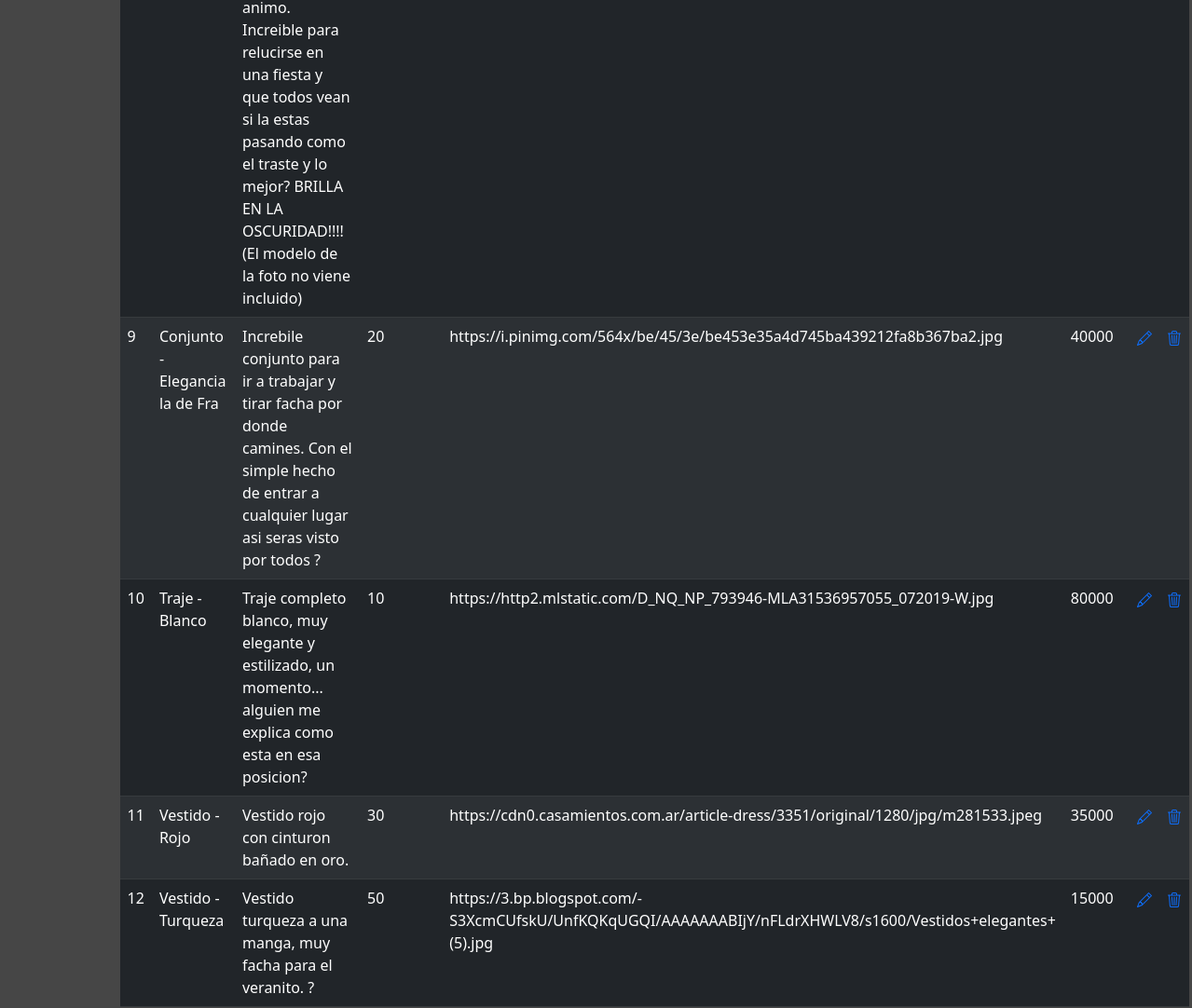
The page /Vista/Deposito/listaProductos.php (middle part) on the database as committed earlier.
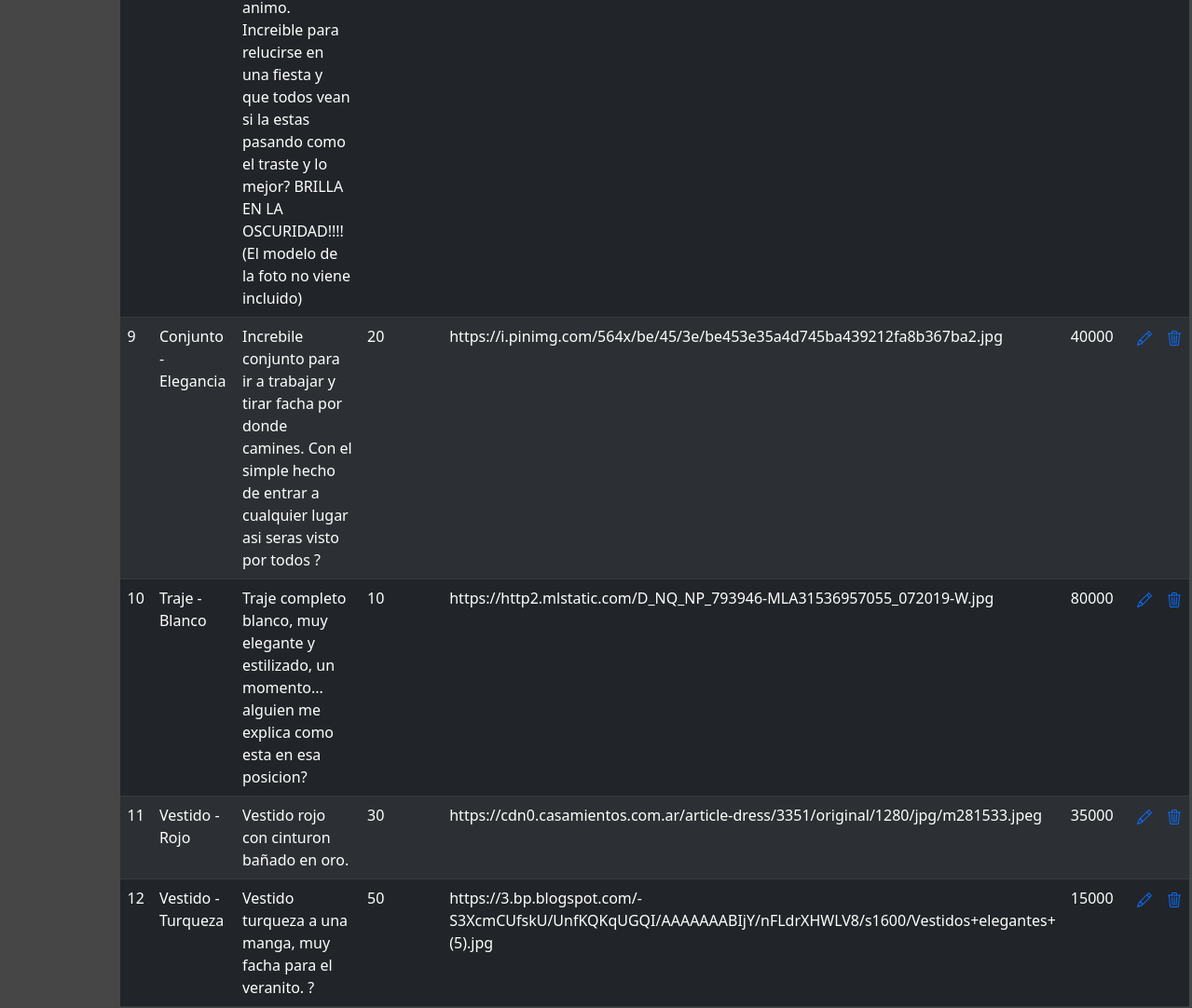
The same page on the database as committed later.
### tables this page shows
CREATE TABLE IF NOT EXISTS `producto` (
  `idProducto` bigint(20) NOT NULL AUTO_INCREMENT,
  `proNombre` varchar(30) NOT NULL,
  `proDetalle` varchar(512) NOT NULL,
  `proCantStock` int(11) NOT NULL,
  `proPrecio` int(11) NOT NULL,
  `urlImagen` varchar(200) NOT NULL,
  PRIMARY KEY (`idProducto`),
  UNIQUE KEY `idproducto` (`idProducto`)
);

### util/funciones.php (called while the page is built, shortened)
<?php
spl_autoload_register(function ($class_name){
    $directorys = array(
        $GLOBALS['ROOT'].'Modelo/',
        $GLOBALS['ROOT'].'Modelo/conector/',
        $GLOBALS['ROOT'].'Control/',
    );
});
?>

### modelo/Producto.php (called while the page is built, shortened)
<?php
class Producto
{
    private $idProducto;
    private $nombre;
    private $detalle;
    private $cantStock;
    private $proPrecio;
    private $urlImagen;
    public function setIdProducto($idProducto)
    {
        $this->idProducto = $idProducto;
    }
    public function setNombre($nombre)
    {
        $this->nombre = $nombre;
    }
    public function setDetalle($detalle)
    {
        $this->detalle = $detalle;
    }
    public function setCantStock($cantStock)
    {
        $this->cantStock = $cantStock;
    }
    public function setUrlImagen($urlImagen)
    {
        $this->urlImagen = $urlImagen;
    }
    public function setProPrecio($proPrecio)
    {
        $this->proPrecio = $proPrecio;
    }
    public function getIdProducto()
    {
        return $this->idProducto;
    }
    public function getNombre()
    {
        return $this->nombre;
    }
    public function getDetalle()
    {
        return $this->detalle;
    }
    public function getCantStock()
    {
        return $this->cantStock;
    }
    public function getUrlImagen()
    {
        return $this->urlImagen;
    }
    public function getProPrecio()
    {
        return $this->proPrecio;
    }
    public function __construct()
    {
        $this->idProducto = "";
        $this->nombre = "";
        $this->detalle = "";
        $this->proPrecio = "";
        $this->cantStock = "";
        $this->urlImagen = "";
    }
    public function listar($condicion = "")
    {
        $arregloProductos = null;
        $base = new BaseDatos();
        $consultaPersona = "SELECT * FROM producto ";
        if ($condicion != "") {
            $consultaPersona = $consultaPersona . ' WHERE ' . $condicion;
        }
        $consultaPersona .= " ORDER BY idproducto ";
        if ($base->Iniciar()) {
            if ($base->Ejecutar($consultaPersona)) {
                $arregloProductos = array();
                while ($Producto = $base->Registro()) {
                    $objProducto = new Producto();
                    $objProducto->setear($Producto['idProducto'], $Producto['proNombre'], $Producto['proDetalle'], $Producto['proCantStock'], $Producto['proPrecio'], $Producto['urlImagen']);
                    array_push($arregloProductos, $objProducto);
                }
            } else {
                $this->setMensajeFuncion($base->getError());
            }
        } else {
            $this->setMensajeFuncion($base->getError());
        }
        return $arregloProductos;
    }
}

### modelo/conector/BaseDatos.php (called while the page is built, shortened)
<?php
class BaseDatos extends PDO {
  	private $conec;
  	private $indice;
  	private $resultado;
    public function __construct(){
        $this->indice =0;
        try {
           $this->conec=true;
        }catch (PDOException $e) {
            $this->sql = $e->getMessage();
            $this->conec=false;
        }
    }
    public function Iniciar(){
        return $this->getConec();
    }
    public function getConec(){
        return $this->conec;
    }
    public function setSQL($e){
        return "\n".$this->sql = $e;
    }
    public function Ejecutar($sql){
        $resp = null;
        if ( stristr($sql,"select")){
            $resp =  $this->EjecutarSelect($sql);
        }
        return $resp;
   }
   private function EjecutarSelect($sql){
       $cant = -1;
       $resultado=parent::query($sql);
       if(!$resultado){
           $this->analizarDebug();
       }else {
          $arregloResult = $resultado->fetchAll();
          $cant = count($arregloResult);
       }
       return $cant;
   }
   public function Registro() {
       $filaActual = false;
       $indiceActual = $this->getIndice();
       if ($indiceActual>=0) {
           $filas = $this->getResultado();
           if($indiceActual<count($filas)){
               $filaActual =  $filas[$indiceActual];
           }else {
               $this->setIndice(-1);
           }
       }
       return $filaActual;
   }
   private function setIndice ($valor){
       $this->indice = $valor;
   }
   private function getIndice (){
       return $this->indice;
   }
   private function setResultado($valor){
       $this->resultado = $valor;
   }
   private function getResultado(){
      return $this->resultado;
   }
}

### control/C_Producto.php (called while the page is built, shortened)
<?php
class C_Producto
{
    public function buscar($param = "")
    {
        $where = " true ";
        $objProducto= new Producto();
        $arregloProductos = $objProducto->listar($where);
        return $arregloProductos;
    }
}

### Vista/Deposito/listaProductos.php (the view, shortened to what this page needs)
<?php
include_once("../estructura/Cabecera.php");
$objProducto = new C_Producto();
$arrayProductos = $objProducto->buscar();
?>
<div class="container-fluid" style="margin-bottom: 19%">
    <div class="container col-md-10 text-white mt-5">
        <div class="mb-3">
            <?php
            if ($arrayProductos != null) {
            ?>
                <table class="table table-striped table-dark">
                <?php
                foreach ($arrayProductos as $producto) {
                    echo '<tr>';
                    echo '<td>' . $producto->getIdProducto() . '</td>';
                    echo '<td>' . $producto->getNombre() . '</td>';
                    echo '<td>' . $producto->getDetalle() . '</td>';
                    echo '<td>' . $producto->getCantStock() . '</td>';
                    echo '<td>' . $producto->getUrlImagen() . '</td>';
                    echo '<td>' . $producto->getProPrecio() . '</td>';
                    echo '<td><a class="edit" href="#editarProducto"><svg xmlns="http://www.w3.org/2000/svg" width="16" height="16" fill="currentColor" class="bi bi-pencil" viewBox="0 0 16 16">
                    <path d="M12.146.146a.5.5 0 0 1 .708 0l3 3a.5.5 0 0 1 0 .708l-10 10a.5.5 0 0 1-.168.11l-5 2a.5.5 0 0 1-.65-.65l2-5a.5.5 0 0 1 .11-.168l10-10zM11.207 2.5 13.5 4.793 14.793 3.5 12.5 1.207 11.207 2.5zm1.586 3L10.5 3.207 4 9.707V10h.5a.5.5 0 0 1 .5.5v.5h.5a.5.5 0 0 1 .5.5v.5h.293l6.5-6.5zm-9.761 5.175-.106.106-1.528 3.821 3.821-1.528.106-.106A.5.5 0 0 1 5 12.5V12h-.5a.5.5 0 0 1-.5-.5V11h-.5a.5.5 0 0 1-.468-.325z"/>
                    </svg></a></td>';
                    echo '<td><a class="remove" href="#"><svg xmlns="http://www.w3.org/2000/svg" width="16" height="16" fill="currentColor" class="bi bi-trash3" viewBox="0 0 16 16"><path d="M6.5 1h3a.5.5 0 0 1 .5.5v1H6v-1a.5.5 0 0 1 .5-.5ZM11 2.5v-1A1.5 1.5 0 0 0 9.5 0h-3A1.5 1.5 0 0 0 5 1.5v1H2.506a.58.58 0 0 0-.01 0H1.5a.5.5 0 0 0 0 1h.538l.853 10.66A2 2 0 0 0 4.885 16h6.23a2 2 0 0 0 1.994-1.84l.853-10.66h.538a.5.5 0 0 0 0-1h-.995a.59.59 0 0 0-.01 0H11Zm1.958 1-.846 10.58a1 1 0 0 1-.997.92h-6.23a1 1 0 0 1-.997-.92L3.042 3.5h9.916Zm-7.487 1a.5.5 0 0 1 .528.47l.5 8.5a.5.5 0 0 1-.998.06L5 5.03a.5.5 0 0 1 .47-.53Zm5.058 0a.5.5 0 0 1 .47.53l-.5 8.5a.5.5 0 1 1-.998-.06l.5-8.5a.5.5 0 0 1 .528-.47ZM8 4.5a.5.5 0 0 1 .5.5v8.5a.5.5 0 0 1-1 0V5a.5.5 0 0 1 .5-.5Z"/></svg></a></td>';
                    echo '</tr>';
                }
            } else {
                echo '<p class="lead">No hay productos registrados </p>';
            }
                ?>
                </table>
        </div>
    </div>
</div>
<?php
include_once("../estructura/Pie.php");
?>

### vista/estructura/Cabecera.php (shortened to what this page needs)
<!DOCTYPE html>
<html lang="en">
<head>
  <link rel="stylesheet" href="../bootstrap/css/bootstrap.min.css">
  <link rel="stylesheet" href="../css/producto.css">
  <link rel="stylesheet" href="../css/home.css">
  <link rel="stylesheet" href="../alertas/dist/sweetalert2.min.css">
</head>
<body>

### vista/estructura/Pie.php (shortened to what this page needs)
</html>

### vista/css/producto.css (style rules this page uses)
html { scroll-behavior: smooth; }
body { background-color: rgb(70, 70, 70); }

Rows that differ between the two databases and show on the page:
changed producto "https://i.pinimg.com/564x/be/45/3e/be453e35a4d745ba439212fa8b367ba2.jpg": proNombre "Conjunto - Elegancia la de Fra" → "Conjunto - Elegancia"
